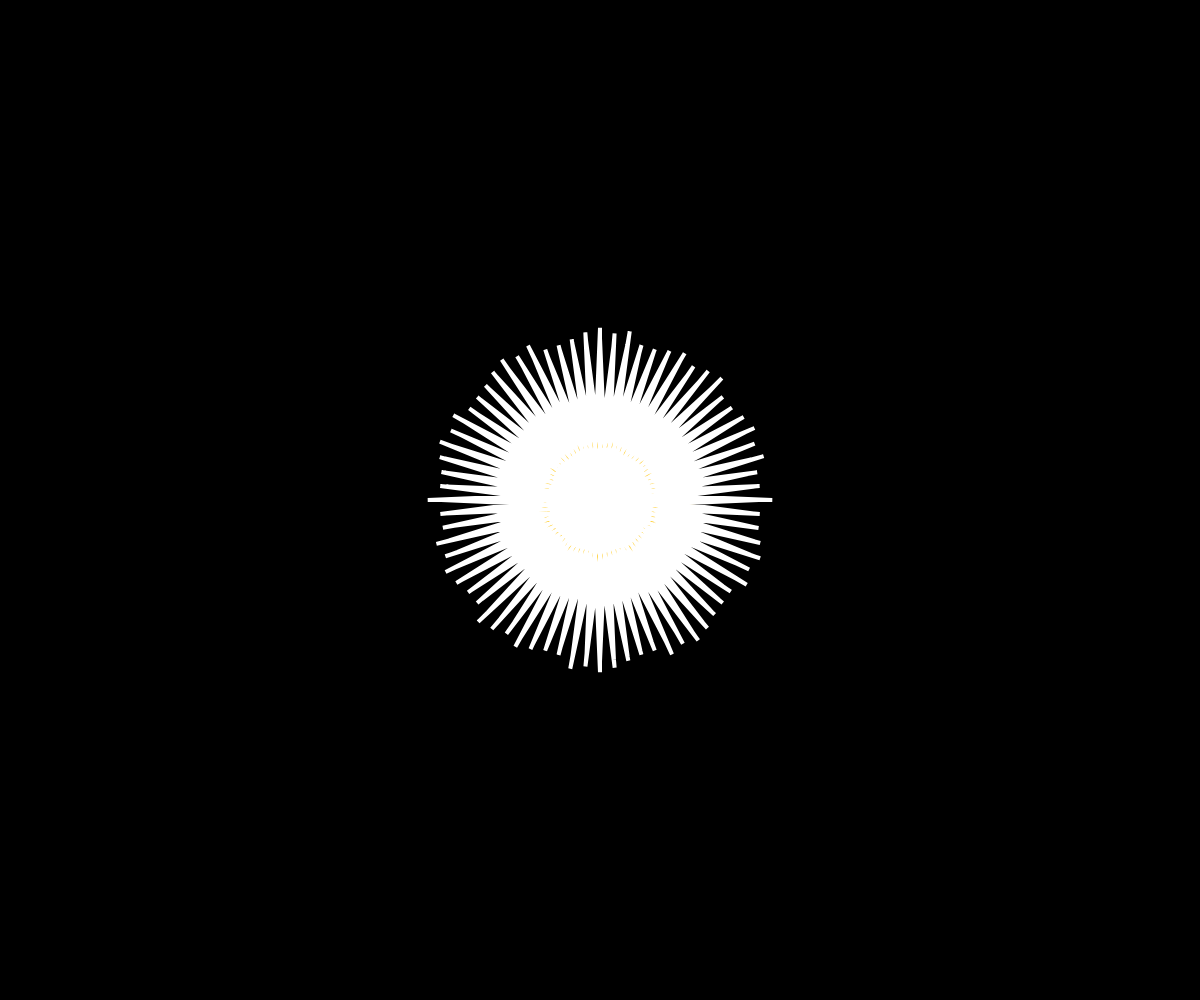
Frame 1 (no input)
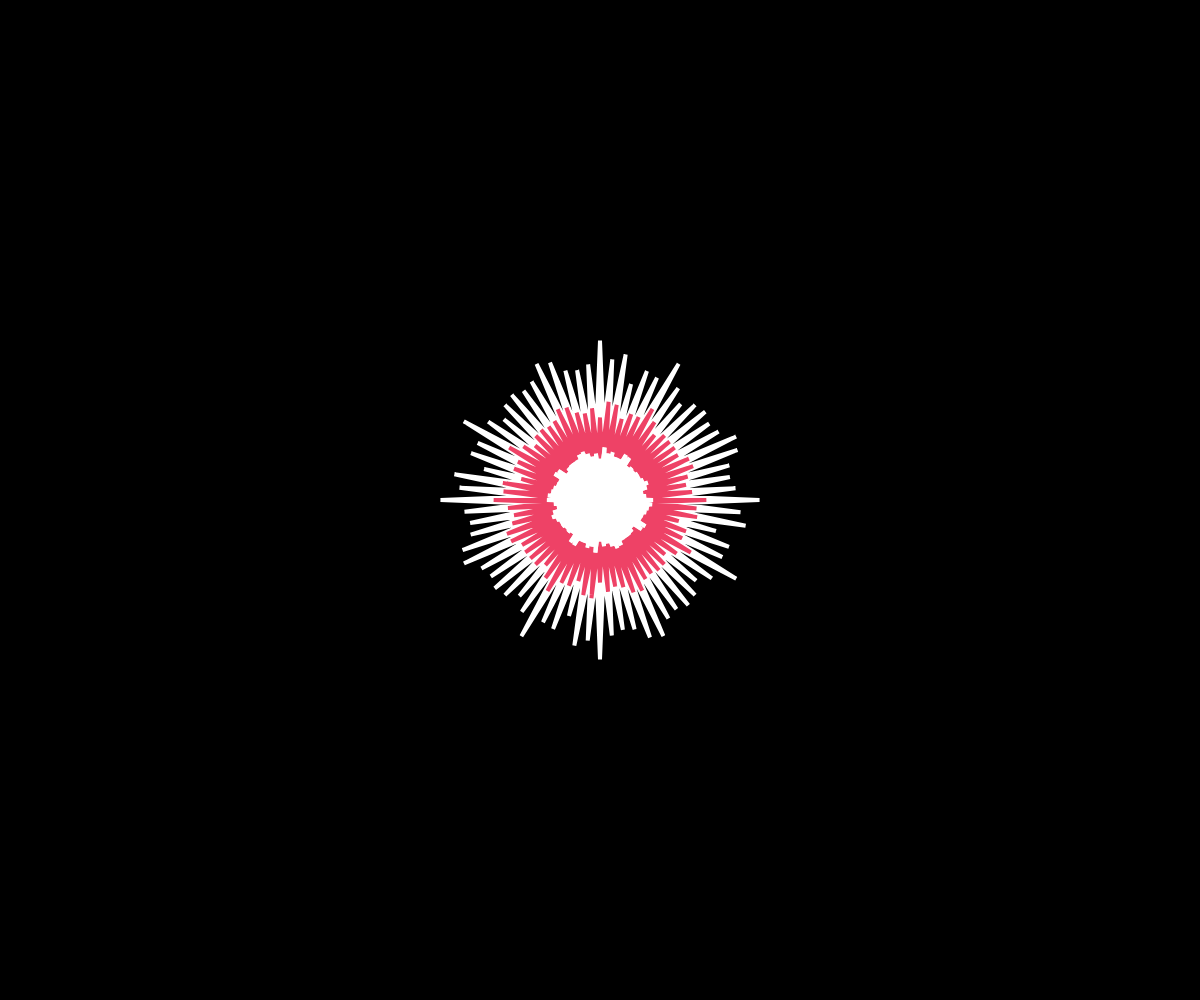
Frame 60 (no input)
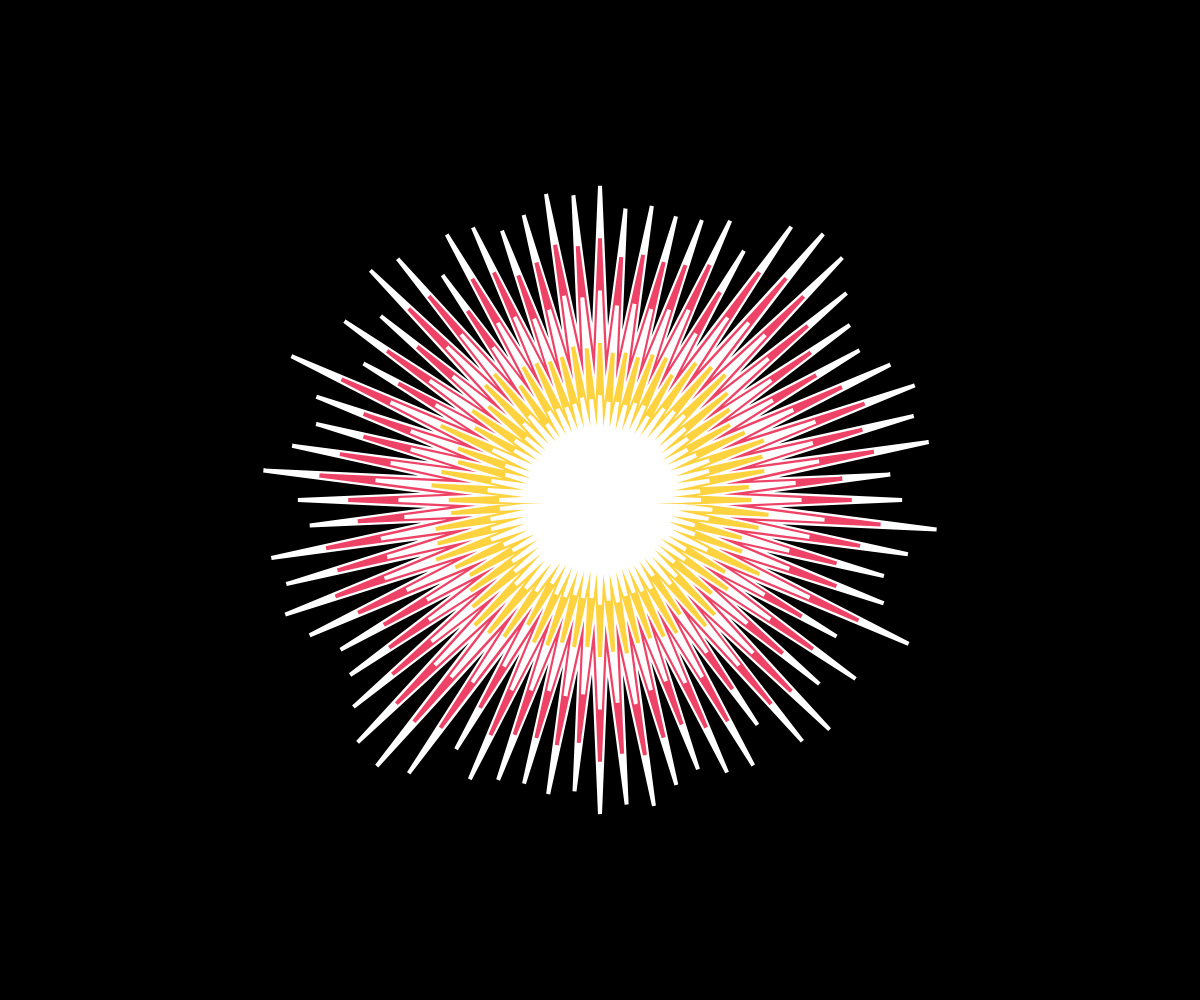
Frame 120 (the mouse pressed at the canvas centre since frame 60)

The p5.js sketch that drew these frames (run headless with seeded random() and noise() and a simulated clock; from frame 60 on, the mouse is pressed at the canvas centre):

// p5.js sketch
// ── sketch.js
let phase = 0;
let zoff = 0;
let breathing = 10;
let breathingInc = 0.5;
let core;
let c1;
let c2;
let c3;
let c4;
let c5;

function setup() {
  createCanvas(windowWidth, windowHeight);
  angleMode(DEGREES);
  frameRate(25)
  translate(windowWidth/2, windowHeight/2)
  stroke('white');
  strokeWeight(4);
  core = 1;
  c1 = random(['#540d6e', '#EE4266', '#FFD23F', '#3BCEAC', '#4D9DE0', '#FFFFFF', '#000000']);
  c2 = random(['#540d6e', '#EE4266', '#FFD23F', '#3BCEAC', '#4D9DE0', '#FFFFFF', '#000000']);
  c3 = random(['#540d6e', '#EE4266', '#FFD23F', '#3BCEAC', '#4D9DE0', '#FFFFFF', '#000000']);
  c4 = random(['#540d6e', '#EE4266', '#FFD23F', '#3BCEAC', '#4D9DE0', '#FFFFFF', '#000000']);
  c5 = random(['#540d6e', '#EE4266', '#FFD23F', '#3BCEAC', '#4D9DE0', '#FFFFFF', '#000000']);
  sun();
}

function draw() {
  background(0);
  translate(windowWidth/2, windowHeight/2)
  //translate(random(-200,200), random(-200,200));
  sun();
}

function sun() {
  wobble(0.25, 1-core, c1);
  wobble(0.25, 0.8-core, c2);
  wobble(0.25, 0.6-core, c3);
  wobble(0.25, 0.4-core, c4);
  wobble(0.25, 0.2-core, c5); 
  fill('black');
  //ellipse(0,0, 50-core);
  core -= 0.01;
}

function wobble(nm, v, c)
{
  push();
  noFill();
  stroke(c);
  
  beginShape();
  let noiseMax = nm;
  for (let a = 0; a < 360; a += 5) {
    let xoff = map((a % phase), -1, 1, 0, noiseMax);
    let yoff = map((a % phase), -1, 1, 0, noiseMax);
    let r = map(noise(xoff, yoff, zoff), 0, 1, 50, 88);
    let x = (r * cos(a) * v * (sin(0.185 * breathing) + 3));
    let y = (r * sin(a) * v * (sin(0.185 * breathing) + 3));
    vertex(x, y);
    vertex(-x, -y);
  }

  endShape(CLOSE);
  pop();
  phase += 0.3;
  zoff += 0.01;
  breathing += 0.5;
}
